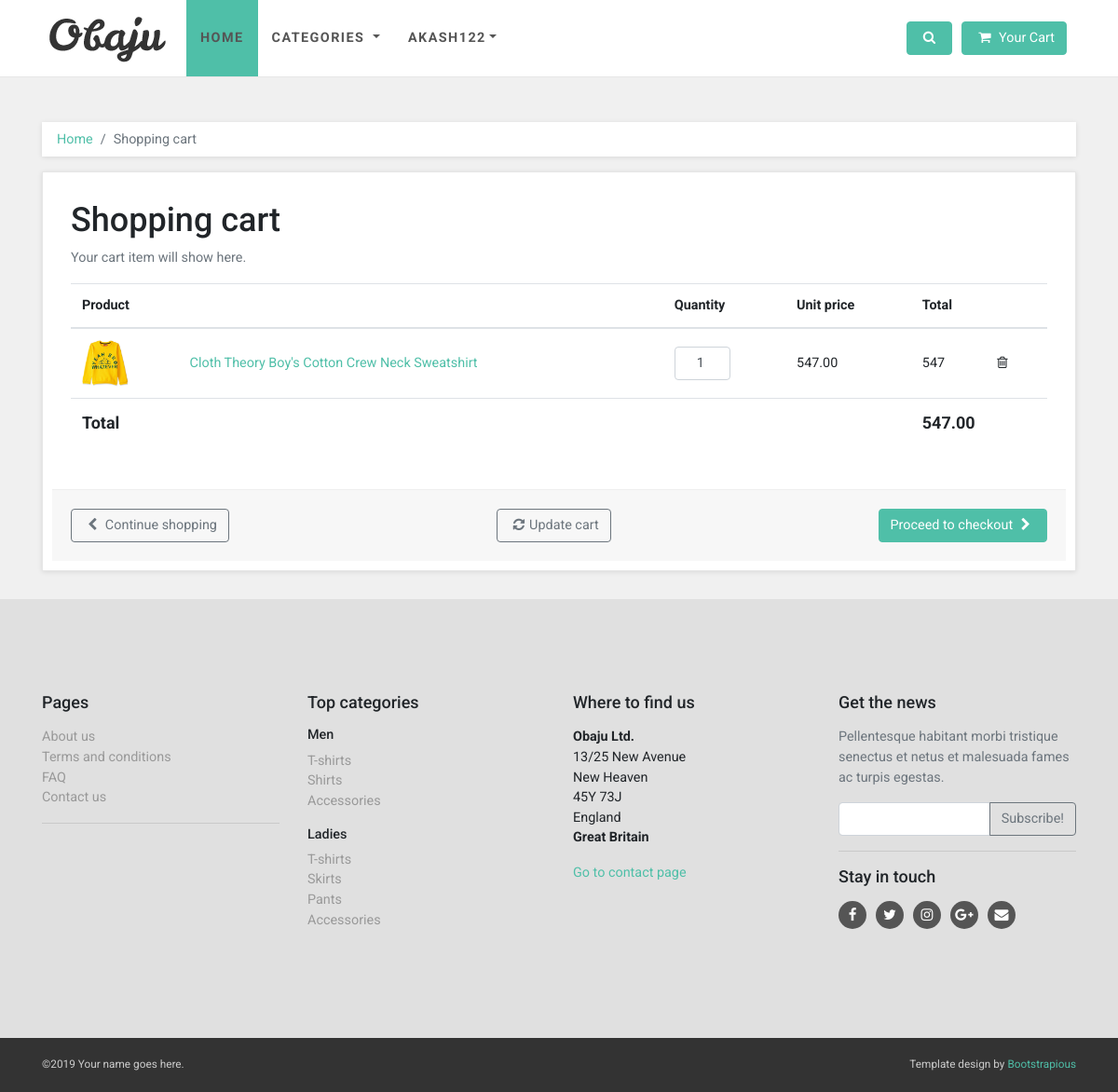
Page /cart/akash122 (signed in) on the earlier database version.
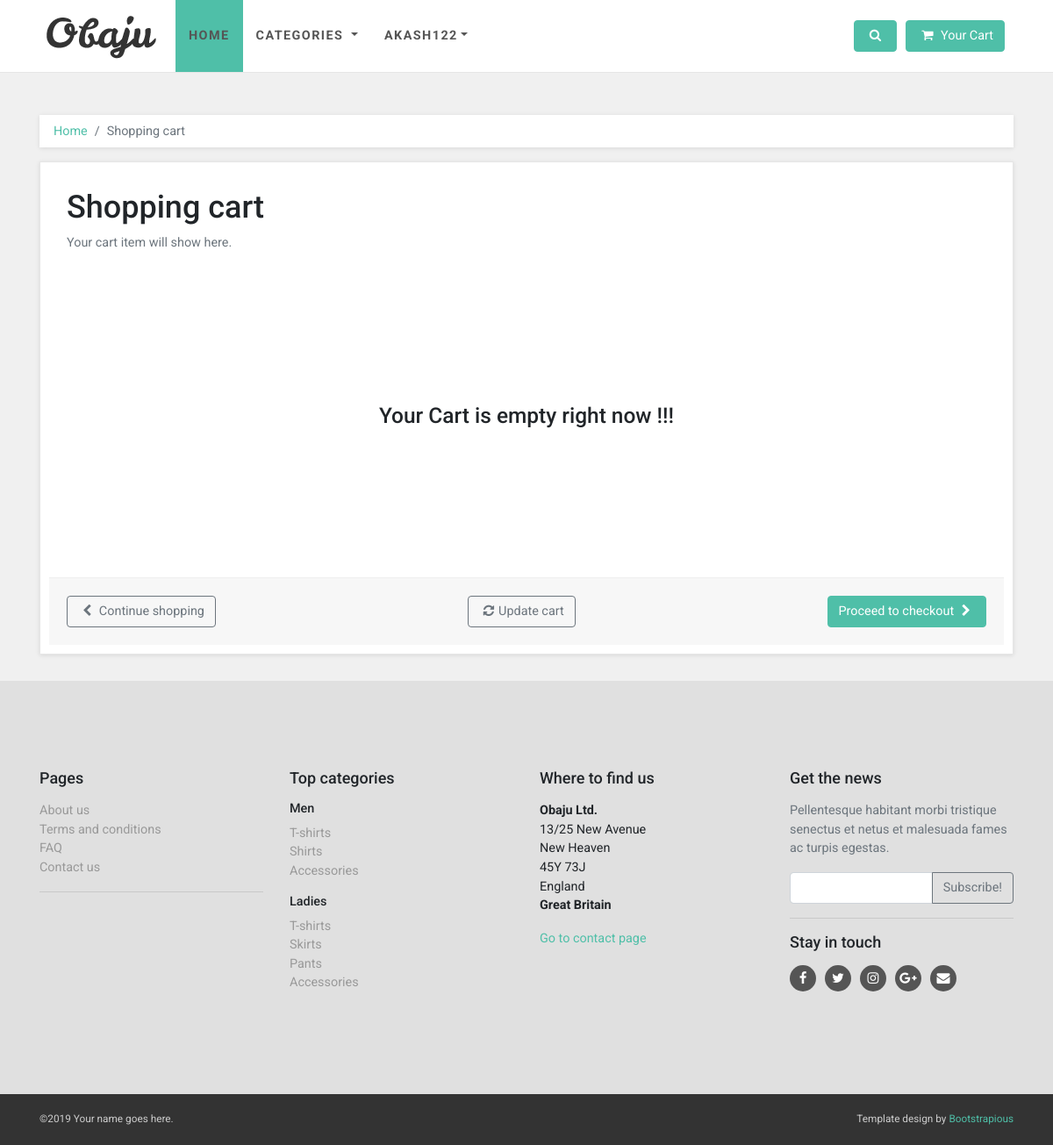
Same page on the later database version.
### cart/models.py (models this page shows, shortened)
class CartItems(models.Model):
    user = models.ForeignKey(User, on_delete= models.CASCADE)
    product = models.ForeignKey(Product, on_delete= models.CASCADE)
    quantity = models.PositiveIntegerField()

### product/models.py (models this page shows, shortened)
class Product(models.Model):
    product_name = models.CharField(max_length=100)
    product_desc = models.CharField(max_length=600)
    category = models.ForeignKey(ProductCategory, on_delete=models.SET_NULL, null=True)
    brand = models.ForeignKey(Brand, on_delete=models.SET_NULL, null=True)
    color = models.ForeignKey(Color, on_delete=models.SET_NULL, null=True, blank=True)
    mdl = models.ForeignKey(Mdl, on_delete=models.CASCADE, null=True, blank=True)
    price = models.DecimalField(max_digits=10, decimal_places=2)
    user = models.ForeignKey(User, on_delete=models.CASCADE)
    stock_quantity = models.PositiveIntegerField()
    image1 = models.ImageField(upload_to = 'static/')
    image2 = models.ImageField(upload_to = 'static/')
    image3 = models.ImageField(upload_to = 'static/')
    image4 = models.ImageField(upload_to = 'static/', blank=True)
    image5 = models.ImageField(upload_to = 'static/', blank=True)

### cart/views.py (the view)
# urls.py: path('cart/<str:id>', views.cartlist),
@login_required(login_url='/register')
def cartlist(request,id):
    if request.method == 'GET':
        total = 0
        data = CartItems.objects.filter(user=request.user)
        for x in data:
            if request.GET.get(f"{x.id}"):
                x.quantity = request.GET.get(f"{x.id}")
                x.save()
            total += x.product.price * int(x.quantity)
        context = {
            'data' : data,
            'total' : total,
            'category' : ProductCategory.objects.all()
        }
        return render(request, 'cart_template/basket.html', context)

### account/models.py (called while the page is built)
    def __str__(self) -> str:
        return self.username

### templates/cart_template/basket.html (shortened to what this page needs)
{% extends '../base.html' %}
{% load static %}
{% block content %}
<div id="all">
  <div id="content">
    <div class="container">
      <div class="row">
        <div class="col-lg-12">
          <nav aria-label="breadcrumb">
            <ol class="breadcrumb">
              <li class="breadcrumb-item"><a href="#">Home</a></li>
              <li aria-current="page" class="breadcrumb-item active">Shopping cart</li>
            </ol>
          </nav>
        </div>
        <div id="basket" class="col-lg-12">
          <div class="box">
            <form method="GET" action="/checkout/{{user}}">
              <h1>Shopping cart</h1>
              <p class="text-muted"> Your cart item will show here. </p>
              {% if data %}
              <div class="table-responsive">
                <table class="table">
                  <thead>
                    <tr>
                      <th colspan="2">Product</th>
                      <th>Quantity</th>
                      <th>Unit price</th>
                      <th colspan="2">Total</th>
                    </tr>
                  </thead>
                  <tbody>
                    {% for data in data %}
                    <tr>
                      <td><a href="#"><img src="../{{data.product.image1}}" alt=""></a></td>
                      <td><a href="/product/{{data.product.id}}">{{data.product.product_name}}</a></td>
                      <td>
                        <input type="number" min="1" max="{{data.product.stock_quantity}}" name="{{data.id}}" style="width: 60px;" value="{{data.quantity}}" class="form-control qty">
                      </td>
                      <td>{{data.product.price}}</td>
                      <td class="price">{% widthratio data.product.price 1 data.quantity %}</td>
                      <td><a type="button" class="deleteCart" data-id="{{data.id}}"><i class="fa fa-trash-o"></i></a></td>
                    </tr>
                    {% endfor %}
                  </tbody>
                  <tfoot>
                    <tr>
                      <th colspan="4">Total</th>
                      <th colspan="2" id="total">{{total}}</th>
                    </tr>
                  </tfoot>
                </table>
              </div>
              {% else %}
              <div class="container pt-4 px-4">
                <div class="row align-items-center justify-content-center mx-0" style="height: 300px;">
                  <div class="col-md-6 text-center">
                    <h3>Your Cart is empty right now !!!</h3>
                  </div>
                </div>
              </div>
              {% endif %}
              <div class="box-footer d-flex justify-content-between flex-column flex-lg-row">
                <div class="left"><a href="/" class="btn btn-outline-secondary"><i class="fa fa-chevron-left"></i>
                    Continue shopping</a></div>
                <div class="right">
                  <button type="submit" class="btn btn-outline-secondary" formaction=""><i
                      class="fa fa-refresh"></i>Update cart</button>
                </div>
                <button class="btn btn-primary">Proceed to checkout <i class="fa fa-chevron-right"></i></button>
              </div>
            </form>
          </div>
        </div>
      </div>
    </div>
  </div>
</div>
{% endblock %}

Differences in the rows shown:
removed CartItems: product.image1 (picture), product.product_name "Cloth Theory Boy's Cotton Crew Neck Sweatshirt", quantity "1", product.price "547.00", product+quantity "547"
Other differences:
{{ total }}: "547.00" → (not shown)
text no longer shown: "Product Quantity Unit price Total Total"
text now shown: "Your Cart is empty right now !!!"
